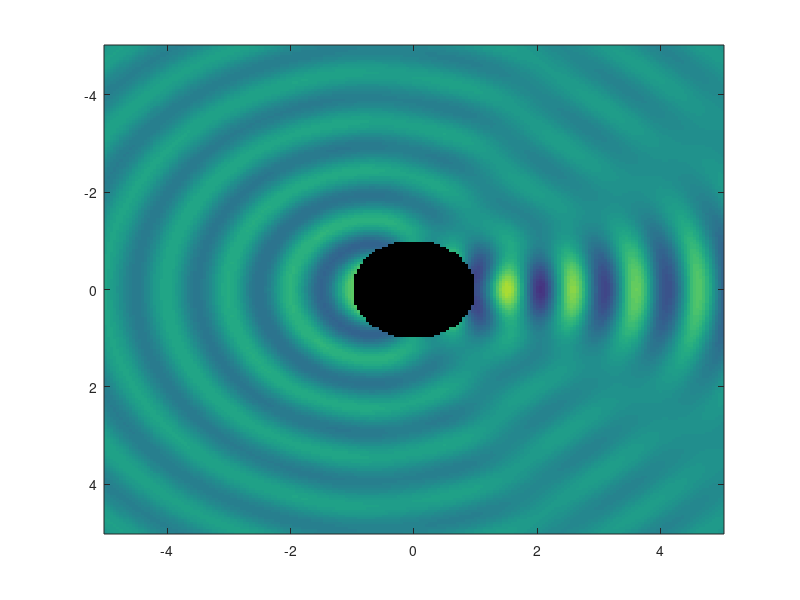

Write the MATLAB code that produced this figure. (Note: this script raises an error after producing the figure.)
% ECE 541 Fall 2025 Project 6
% problem 1(c) - Scattered H

clc 
clear

j = 1i;
lambda = 1;
a = 1*lambda;
k = 2*pi/lambda;

M = 40;

x = -5*lambda:0.05*lambda:5*lambda;
y = x;
[X,Y] = meshgrid(x,y);
[PHI,RHO] = cart2pol(X,Y);

Hz_sc = zeros(2*M+1, length(y), length(x));

ka = k*a;

for n = -M:M

    idx = n + M + 1;

    dJdx = 0.5*( besselj(n-1,ka) - besselj(n+1,ka) );
    dHdx = 0.5*( besselh(n-1,2,ka) - besselh(n+1,2,ka) );

    a_n = - (j^(-n)) * (dJdx / dHdx);

    Hz_sc(idx,:,:) = a_n .* besselh(n,2,k*RHO) .* exp(j*n*PHI);
end

S = sum(Hz_sc, 1);
Hz_sc = squeeze(S(1,:,:));

mask = (RHO < a);

Hz_plot = real(Hz_sc);
Hz_plot(mask) = NaN;

figure;

h = imagesc(x, y, Hz_plot);
caxis([-2 2]);
set(gcf,'Renderer','opengl');                 
set(h, 'AlphaData', ~isnan(Hz_plot));         
set(gca,'Color','w');                   

axis equal tight;
title(sprintf('H_z^{sc}, M = %d', M));
colormap(jet);
colorbar;
